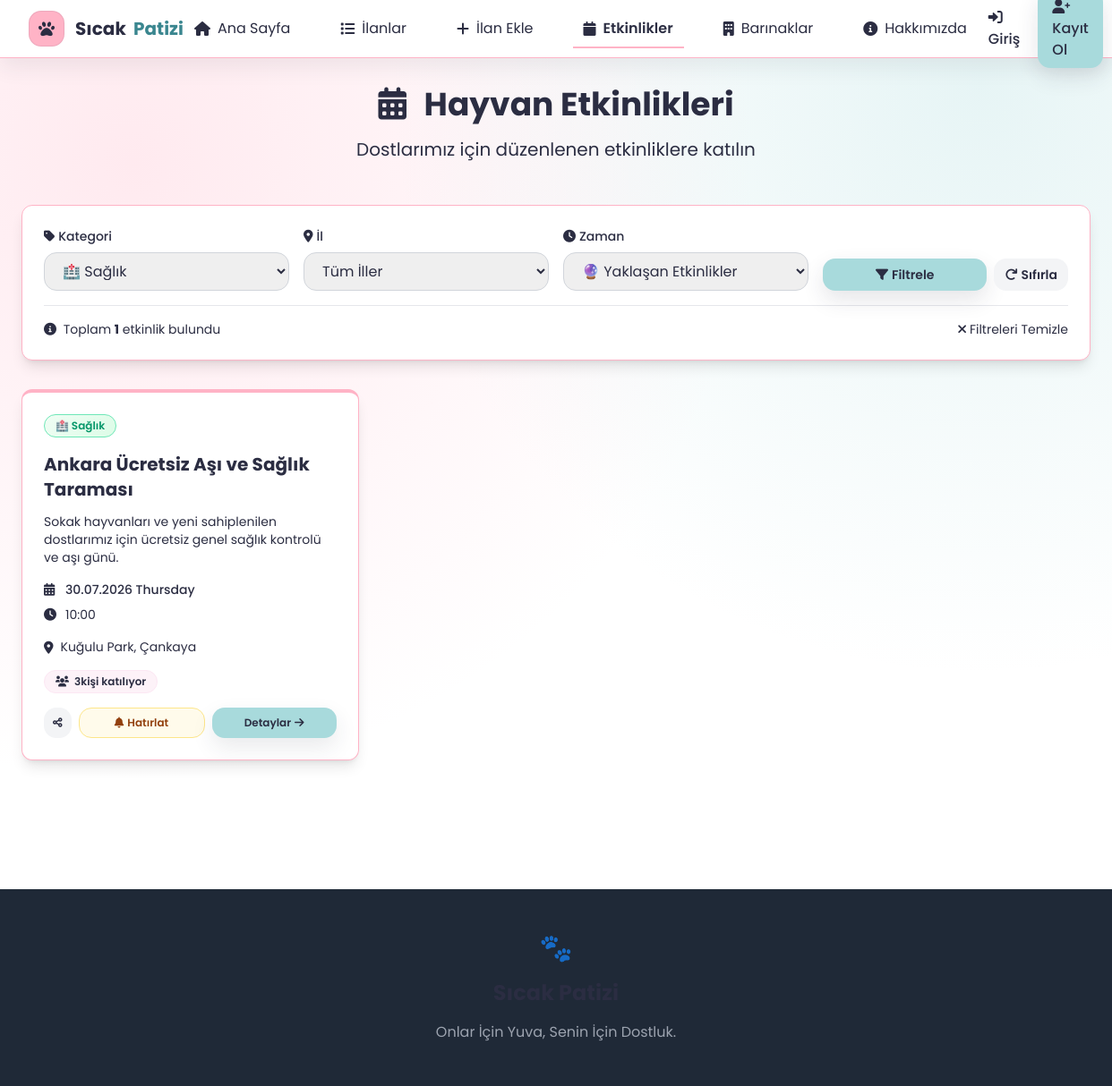
Screenshot of /etkinlikler.php?kategori=saglik with the database file from the repository.
### tables this page shows
CREATE TABLE IF NOT EXISTS hayvan_etkinlikleri (
    id INT AUTO_INCREMENT PRIMARY KEY,
    baslik VARCHAR(255) NOT NULL,
    aciklama TEXT NOT NULL,
    detay_aciklama LONGTEXT,
    etkinlik_tarihi DATETIME NOT NULL,
    etkinlik_saati TIME,
    bitis_tarihi DATETIME,
    adres TEXT,
    il_id INT DEFAULT 34,
    ilce_id INT DEFAULT 0,
    konum_lat DECIMAL(10,8),
    konum_lng DECIMAL(11,8),
    organizator VARCHAR(255),
    iletisim_telefon VARCHAR(20),
    iletisim_email VARCHAR(100),
    website VARCHAR(255),
    resim VARCHAR(255),
    kategori ENUM('sahiplendirme', 'saglik', 'egitim', 'bagis', 'diger') DEFAULT 'sahiplendirme',
    etkinlik_turu ENUM('sahiplendirme', 'egitim', 'bagis', 'tedavi', 'sosyal', 'yarışma', 'sergi', 'diğer') DEFAULT 'sahiplendirme',
    durum ENUM('yayin', 'taslak', 'iptal') DEFAULT 'yayin',
    aktif TINYINT(1) DEFAULT 1,
    olusturma_tarihi TIMESTAMP DEFAULT CURRENT_TIMESTAMP,
    guncelleme_tarihi TIMESTAMP DEFAULT CURRENT_TIMESTAMP ON UPDATE CURRENT_TIMESTAMP
);

### etkinlikler.php (the view, shortened to what this page needs)
<?php
include 'includes/header.php';
include 'includes/db.php';
$sayfa = isset($_GET['sayfa']) ? (int)$_GET['sayfa'] : 1;
$limit = 9;
$offset = ($sayfa - 1) * $limit;
$kategori_filter = isset($_GET['kategori']) ? trim($_GET['kategori']) : '';
$il_filter = isset($_GET['il']) ? (int)$_GET['il'] : 0;
$zaman_filter = isset($_GET['zaman']) ? trim($_GET['zaman']) : 'gelecek';
$where_conditions = ["(e.aktif = 1 OR e.durum = 'yayin')"];
$params = [];
$types = "";
if (!empty($kategori_filter)) {
    $where_conditions[] = "e.kategori = ?";
    $params[] = $kategori_filter;
    $types .= "s";
}
switch ($zaman_filter) {
    case 'gelecek':
    default:
        $where_conditions[] = "e.etkinlik_tarihi >= CURDATE()";
        break;
}
$where_clause = implode(' AND ', $where_conditions);
$count_sql = "SELECT COUNT(*) as total FROM hayvan_etkinlikleri e WHERE $where_clause";
$count_stmt = $conn->prepare($count_sql);
if (!empty($params)) {
    $count_stmt->bind_param($types, ...$params);
}
$count_stmt->execute();
$total_count = $count_stmt->get_result()->fetch_assoc()['total'];
$sql = "SELECT e.*, il.ad as il_ad, ilc.ad as ilce_ad,
        (SELECT COUNT(*) FROM event_subscriptions sub WHERE sub.event_id = e.id AND sub.is_active = 1) AS subscriber_count
        FROM hayvan_etkinlikleri e
        LEFT JOIN il ON e.il_id = il.id
        LEFT JOIN ilce ilc ON e.ilce_id = ilc.id
        WHERE $where_clause
        ORDER BY e.etkinlik_tarihi ASC, e.etkinlik_saati ASC
        LIMIT ? OFFSET ?";
$stmt = $conn->prepare($sql);
$all_params = array_merge($params, [$limit, $offset]);
$all_types = $types . "ii";
if (!empty($all_params)) {
    $stmt->bind_param($all_types, ...$all_params);
}
$stmt->execute();
$result = $stmt->get_result();
?>
<main class="max-w-7xl mx-auto px-6 py-8">
    <div class="text-center mb-12">
        <h1 class="text-4xl font-bold text-gray-800 mb-4">
            <i class="fas fa-calendar-alt mr-3 text-primary"></i>
            Hayvan Etkinlikleri
        </h1>
        <p class="text-xl text-gray-600">Dostlarımız için düzenlenen etkinliklere katılın</p>
    </div>
    <div class="bg-white rounded-xl shadow-lg p-6 mb-8 card-hover">
        <form method="GET" class="grid grid-cols-1 md:grid-cols-4 gap-4">
            <div>
                <label class="block text-sm font-medium text-gray-700 mb-2">
                    <i class="fas fa-tag mr-1 text-primary"></i>Kategori
                </label>
                <select name="kategori" class="w-full px-4 py-2 border border-gray-300 rounded-md focus:ring-2 focus:ring-primary focus:border-primary transition duration-300">
                    <option value="saglik" <?= $kategori_filter == 'saglik' ? 'selected' : '' ?>>🏥 Sağlık</option>
                </select>
            </div>
            <div>
                <label class="block text-sm font-medium text-gray-700 mb-2">
                    <i class="fas fa-map-marker-alt mr-1 text-primary"></i>İl
                </label>
                <select name="il" class="w-full px-4 py-2 border border-gray-300 rounded-md focus:ring-2 focus:ring-primary focus:border-primary transition duration-300">
                    <option value="0">Tüm İller</option>
                </select>
            </div>
            <div>
                <label class="block text-sm font-medium text-gray-700 mb-2">
                    <i class="fas fa-clock mr-1 text-primary"></i>Zaman
                </label>
                <select name="zaman" class="w-full px-4 py-2 border border-gray-300 rounded-md focus:ring-2 focus:ring-primary focus:border-primary transition duration-300">
                    <option value="gelecek" <?= $zaman_filter == 'gelecek' ? 'selected' : '' ?>>🔮 Yaklaşan Etkinlikler</option>
                </select>
            </div>
            <div class="flex items-end gap-2">
                <button type="submit" class="flex-1 btn-gradient text-white px-4 py-2 rounded-md font-semibold text-sm">
                    <i class="fas fa-filter mr-1"></i>Filtrele
                </button>
                <a href="etkinlikler.php" class="bg-gray-100 hover:bg-gray-200 text-gray-700 px-3 py-2 rounded-md font-semibold text-sm transition text-center flex items-center justify-center" title="Filtreleri Sıfırla">
                    <i class="fas fa-redo mr-1"></i>Sıfırla
                </a>
            </div>
        </form>
        <div class="mt-4 pt-4 border-t border-gray-200">
            <div class="flex items-center justify-between text-sm text-gray-600">
                <span>
                    <i class="fas fa-info-circle mr-1 text-primary"></i>
                    Toplam <strong class="text-primary"><?= $total_count ?></strong> etkinlik bulundu
                </span>
                <?php if (!empty($kategori_filter) || $il_filter > 0 || $zaman_filter != 'gelecek'): ?>
                    <a href="etkinlikler.php" class="text-primary hover:text-primary-light transition duration-300">
                        <i class="fas fa-times mr-1"></i>Filtreleri Temizle
                    </a>
                <?php endif; ?>
            </div>
        </div>
    </div>
    <?php if ($result && $result->num_rows > 0): ?>
        <div class="grid grid-cols-1 md:grid-cols-2 lg:grid-cols-3 gap-8 mb-12">
            <?php while ($etkinlik = $result->fetch_assoc()): ?>
                <?php
                $eventDate = new DateTime($etkinlik['etkinlik_tarihi']);
                $today = new DateTime();
                $isPast = $eventDate < $today;
                $categoryClasses = [
                    'sahiplendirme' => 'cat-sahiplendirme',
                    'saglik' => 'cat-saglik',
                    'egitim' => 'cat-egitim',
                    'bagis' => 'cat-bagis',
                    'diger' => 'cat-diger'
                ];
                $categoryClass = $categoryClasses[$etkinlik['kategori']] ?? $categoryClasses['diger'];
                $categoryNames = [
                    'sahiplendirme' => '💕 Sahiplendirme',
                    'saglik' => '🏥 Sağlık',
                    'egitim' => '📚 Eğitim',
                    'bagis' => '🎁 Bağış',
                    'diger' => '🌟 Diğer'
                ];
                ?>
                <div class="bg-white rounded-xl shadow-lg overflow-hidden card-hover border-t-4 border-primary <?= $isPast ? 'opacity-75' : '' ?>">
                    <div class="p-6">
                        <div class="flex items-center gap-2 mb-4 flex-wrap">
                            <span class="px-3 py-1 rounded-full text-xs font-semibold border <?= $categoryClass ?>">
                                <?= $categoryNames[$etkinlik['kategori']] ?? '🌟 Diğer' ?>
                            </span>
                        </div>
                        <h3 class="text-xl font-bold text-gray-800 mb-3 line-clamp-2">
                            <?= htmlspecialchars($etkinlik['baslik']) ?>
                        </h3>
                        <p class="text-gray-600 text-sm mb-4 line-clamp-3">
                            <?= htmlspecialchars($etkinlik['aciklama']) ?>
                        </p>
                        <div class="space-y-2 mb-4 text-sm text-gray-600">
                            <div class="flex items-center">
                                <i class="fas fa-calendar-alt mr-2 text-primary w-4"></i>
                                <span class="font-medium"><?= $eventDate->format('d.m.Y l') ?></span>
                            </div>
                            <?php if ($etkinlik['etkinlik_saati']): ?>
                                <div class="flex items-center">
                                    <i class="fas fa-clock mr-2 text-primary w-4"></i>
                                    <span><?= substr($etkinlik['etkinlik_saati'], 0, 5) ?></span>
                                </div>
                            <?php endif; ?>
                        </div>
                        <?php if ($etkinlik['adres']): ?>
                            <div class="mb-4">
                                <div class="flex items-start text-sm text-gray-600">
                                    <i class="fas fa-map-marker-alt mt-1 mr-2 text-primary"></i>
                                    <span class="line-clamp-2"><?= htmlspecialchars($etkinlik['adres']) ?></span>
                                </div>
                            </div>
                        <?php endif; ?>
                        <div class="mb-4">
                            <span class="inline-flex items-center text-xs font-semibold bg-pink-50 text-primary px-3 py-1 rounded-full border border-pink-100">
                                <i class="fas fa-users mr-1.5"></i>
                                <span id="sub-count-<?= $etkinlik['id'] ?>"><?= (int)($etkinlik['subscriber_count'] ?? 0) ?></span> kişi katılıyor
                            </span>
                        </div>
                        <div class="flex gap-2">
                            <button onclick="shareEvent('<?= htmlspecialchars(addslashes($etkinlik['baslik'])) ?>', '<?= $etkinlik['etkinlik_tarihi'] ?>', '<?= htmlspecialchars(addslashes($etkinlik['adres'] ?? '')) ?>')"
                                    class="bg-gray-100 hover:bg-gray-200 text-gray-700 text-xs px-2.5 py-2 rounded-md transition duration-300" title="Paylaş">
                                <i class="fas fa-share-alt"></i>
                            </button>
                            <button onclick="openSubscribeModal(<?= $etkinlik['id'] ?>, '<?= htmlspecialchars(addslashes($etkinlik['baslik'])) ?>')"
                                    class="flex-1 bg-amber-50 hover:bg-amber-100 text-amber-800 border border-amber-200 text-xs px-3 py-2 rounded-md font-semibold transition text-center flex items-center justify-center">
                                <i class="fas fa-bell mr-1"></i>Hatırlat
                            </button>
                            <a href="#etkinlik-detay" onclick="Swal.fire({title: '<?= htmlspecialchars(addslashes($etkinlik['baslik'])) ?>', html: '<b>Tarih:</b> <?= date('d.m.Y', strtotime($etkinlik['etkinlik_tarihi'])) ?><br><b>Konum:</b> <?= htmlspecialchars(addslashes($etkinlik['adres'] ?? 'Belirtilmedi')) ?><br><br><p><?= htmlspecialchars(addslashes($etkinlik['aciklama'])) ?></p>', confirmButtonColor: '#3A868F'})"
                               class="flex-1 btn-gradient text-white text-xs px-3 py-2 rounded-md text-center font-semibold flex items-center justify-center">
                                Detaylar <i class="fas fa-arrow-right ml-1"></i>
                            </a>
                        </div>
                    </div>
                </div>
            <?php endwhile; ?>
        </div>
    <?php endif; ?>
</main>
<footer class="bg-gray-800 text-white py-12 mt-16">
    <div class="max-w-7xl mx-auto px-6">
        <div class="text-center">
            <div class="text-3xl mb-4">🐾</div>
            <h3 class="text-2xl font-bold mb-4 text-primary-lighter">Sıcak Patizi</h3>
            <p class="text-gray-400">Onlar İçin Yuva, Senin İçin Dostluk.</p>
        </div>
    </div>
</footer>
</body>
</html>

### includes/header.php (style rules this page uses)
:root { --bg-light: #F8F9FA; --primary-pink: #FFB3C6; --action-mint: #A8DADC; --text-dark: #2B2D42; --brand-highlight: #3A868F; }
body { font-family: 'Poppins', sans-serif; background: radial-gradient(circle at 12% 15%, rgba(255, 179, 198, 0.28), transparent 46%), radial-gradient(circle at 88% 8%, rgba(168, 218, 220, 0.28), transparent 42%), var(--bg-light) !important; color: var(--text-dark); }
.btn-gradient { background: var(--action-mint); color: var(--text-dark); border-radius: 14px; box-shadow: 0 10px 24px rgba(43, 45, 66, 0.1); transition: all 0.3s ease; }
.card-hover { transition: all 0.3s ease; border: 1px solid var(--primary-pink); border-radius: 16px; }
.line-clamp-2 { display: -webkit-box; -webkit-line-clamp: 2; -webkit-box-orient: vertical; overflow: hidden; }
.line-clamp-3 { display: -webkit-box; -webkit-line-clamp: 3; -webkit-box-orient: vertical; overflow: hidden; }
.text-gray-800, .text-gray-700, .text-gray-600, .text-gray-500, .text-purple-600, .text-purple-700, .text-purple-800, .hover\:text-purple-600:hover, .hover\:text-purple-700:hover, .hover\:text-purple-800:hover, .hover\:text-gray-600:hover, .text-white { color: var(--text-dark) !important; }
.bg-white, .bg-gray-50, .bg-purple-100 { background-color: #ffffff !important; }
.cta-primary, .swal2-confirm, button[type="submit"] { background: var(--action-mint) !important; color: var(--text-dark) !important; border: none !important; border-radius: 14px !important; box-shadow: 0 10px 24px rgba(43, 45, 66, 0.12) !important; }
.rounded-md, .rounded-full, .dropdown-menu, .mobile-menu { border-radius: 14px !important; }
button, .button, .btn, .mobile-toggle { border-radius: 12px; }

### etkinlikler.php (style rules this page uses)
.cat-saglik { background: linear-gradient(135deg, #f0fdf4 0%, #dcfce7 100%); color: #059669; border-color: #6ee7b7; }

### rows the page displays
hayvan_etkinlikleri: kategori "🏥 Sağlık", baslik "Ankara Ücretsiz Aşı ve Sağlık Taraması", aciklama "Sokak hayvanları ve yeni sahiplenilen dostlarımız için ücretsiz genel sağlık kontrolü ve aşı günü.", etkinlik_tarihi "30.07.2026 Thursday", etkinlik_saati "10:00", adres "Kuğulu Park, Çankaya", subscriber_count "3"

### other values shown
$total_count "1"
